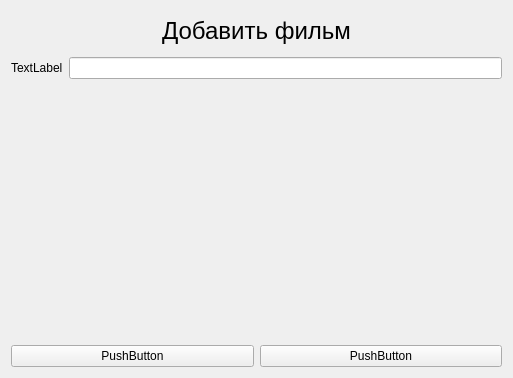
<?xml version="1.0" encoding="UTF-8"?>
<ui version="4.0">
 <class>AddForm</class>
 <widget class="QWidget" name="AddForm">
  <property name="geometry">
   <rect>
    <x>0</x>
    <y>0</y>
    <width>513</width>
    <height>378</height>
   </rect>
  </property>
  <property name="windowTitle">
   <string>Form</string>
  </property>
  <layout class="QVBoxLayout" name="verticalLayout">
   <item>
    <widget class="QLabel" name="label">
     <property name="maximumSize">
      <size>
       <width>16777215</width>
       <height>40</height>
      </size>
     </property>
     <property name="text">
      <string>&lt;!DOCTYPE HTML PUBLIC &quot;-//W3C//DTD HTML 4.0//EN&quot; &quot;http://www.w3.org/TR/REC-html40/strict.dtd&quot;&gt;
&lt;html&gt;&lt;head&gt;&lt;meta name=&quot;qrichtext&quot; content=&quot;1&quot; /&gt;&lt;style type=&quot;text/css&quot;&gt;
p, li { white-space: pre-wrap; }
&lt;/style&gt;&lt;/head&gt;&lt;body style=&quot; font-family:'MS Shell Dlg 2'; font-size:8.25pt; font-weight:400; font-style:normal;&quot;&gt;
&lt;p align=&quot;center&quot; style=&quot; margin-top:0px; margin-bottom:0px; margin-left:0px; margin-right:0px; -qt-block-indent:0; text-indent:0px;&quot;&gt;&lt;span style=&quot; font-size:18pt;&quot;&gt;Добавить фильм&lt;/span&gt;&lt;/p&gt;&lt;/body&gt;&lt;/html&gt;</string>
     </property>
    </widget>
   </item>
   <item>
    <layout class="QFormLayout" name="formLayout_2">
     <property name="fieldGrowthPolicy">
      <enum>QFormLayout::AllNonFixedFieldsGrow</enum>
     </property>
     <item row="1" column="0">
      <widget class="QLabel" name="label_2">
       <property name="text">
        <string>TextLabel</string>
       </property>
      </widget>
     </item>
     <item row="1" column="1">
      <widget class="QLineEdit" name="lineEdit"/>
     </item>
    </layout>
   </item>
   <item>
    <layout class="QHBoxLayout" name="horizontalLayout_2">
     <item>
      <widget class="QPushButton" name="pushButton_2">
       <property name="text">
        <string>PushButton</string>
       </property>
      </widget>
     </item>
     <item>
      <widget class="QPushButton" name="pushButton">
       <property name="text">
        <string>PushButton</string>
       </property>
      </widget>
     </item>
    </layout>
   </item>
  </layout>
 </widget>
 <resources/>
 <connections/>
</ui>
